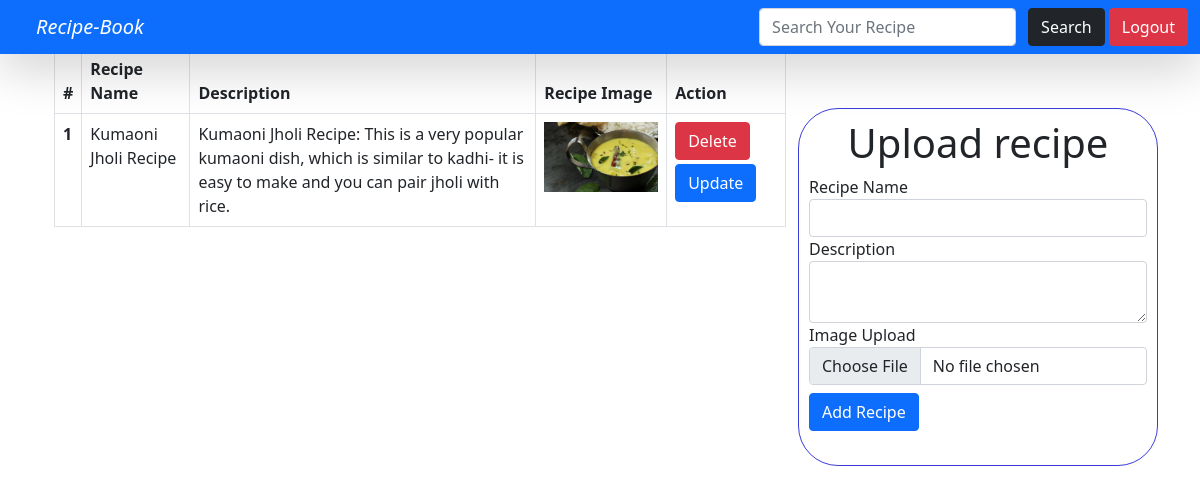
The app's page /recipe/ (signed in), older data.
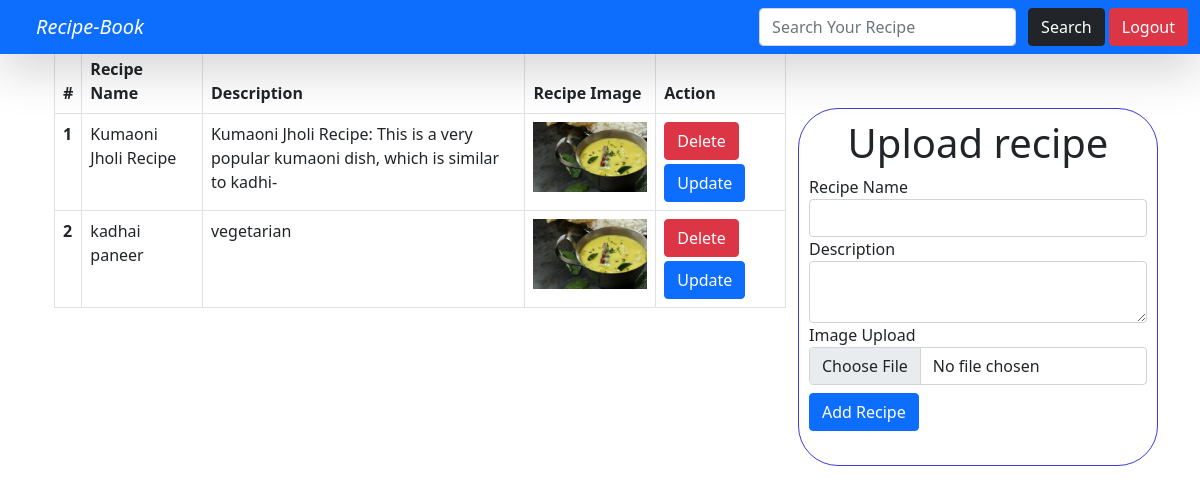
The same page, newer data.
### recipebook/models.py (models this page shows)
class recipes(models.Model):
    User = models.ForeignKey(User , on_delete=models.SET_NULL,null=True,blank=True)
    title = models.CharField(max_length=255)
    description = models.TextField()
    image= models.ImageField(upload_to="img")
    created_at = models.DateTimeField(auto_now_add=True)

### recipebook/views.py (the view, shortened to what this page needs)
# urls.py: path('recipe/',recipe),
@login_required(login_url="/login/")
def recipe(request):
    queryset=recipes.objects.all()
    if request.GET.get('search'):
        queryset=queryset.filter(title__icontains=request.GET.get("search"))
    context={'recipe':queryset}
    return render(request,"index.html",context)

### recipebook/templates/index.html (shortened to what this page needs)
<!DOCTYPE html>
<html lang="en">
<head>
    <link rel="stylesheet" href="https://cdn.jsdelivr.net/npm/bootstrap@5.0.0-alpha2/dist/css/bootstrap.min.css">
</head>
<body>
    <div class="container">
    <nav class="navbar fixed-top navbar-expand-lg navbar-dark bg-primary shadow-lg">
        <div class="container-fluid">
          <i><a href="/recipe/" class="navbar-brand text-white  mx-4">Recipe-Book</a></i>
          <form class="d-flex" role="search">
            <input class="form-control me-2" type="search" placeholder="Search Your Recipe" name="search" aria-label="Search">
            <button class="btn btn-dark mx-1" type="submit">Search</button>
            {% if request.user.is_authenticated %}
            <a href="/login" class="btn btn-danger">Logout</a>
            {% else %}
            <a href="/login" class="btn btn-success">Login</a>
            {% endif %}
          </form>
        </div>
      </nav>
            <div class="sta col-md-6 col-lg-12 col-sm-4 col-12 mt-5">
                <div class="custom-box float-end">
                    <h1 class="text-center ">Upload recipe</h1>
                    <form class="mb-4" method="POST" enctype="multipart/form-data">
                        <div class="form-group">
                            <label for="title">Recipe Name</label>
                            <input type="text" id="title" name="title" class="form-control" required>
                        </div>
                        <div class="form-group ">
                            <label for="description">Description</label>
                            <textarea id="description" name="description" class="form-control" required></textarea>
                        </div>
                        <div class="form-group ">
                            <label for="img">Image Upload</label>
                            <input type="file" id="img" name="img" class="form-control" required>
                        </div>
                        <div class="btnn">
                            <button class="btn btn-primary mt-2 " type="submit">Add Recipe</button>
                        </div>
                        </div>
                </div>
            </div>
        <div class="container mt-2 col-md-6 col-lg-12 col-sm-3 col-12">
            <div class="row">
                <div class="">
                    <table class="table table-bordered">
                        <thead>
                            <tr>
                                <th scope="col">#</th>
                                <th scope="col">Recipe Name</th>
                                <th scope="col">Description</th>
                                <th scope="col">Recipe Image</th>
                                <th scope="col">Action</th>
                            </tr>
                        </thead>
                        <tbody>
                            {% for recipe_item in recipe %}
                            <tr>
                                <th scope="row">{{ forloop.counter }}</th>
                                <td>{{ recipe_item.title }}</td>
                                <td>{{ recipe_item.description }}</td>
                                <td>
                                    <img src="/media/{{ recipe_item.image }}" alt="" height="70px" >
                                </td>
                                <td>
                                   <a href="/delete/{{ recipe_item.id }}/" class="btn btn-danger">Delete</a>
                                   <a href="/update/{{ recipe_item.id }}/" class="btn btn-primary mt-1">Update</a>
                                </td>
                            </tr>
                            {% endfor %}
                        </tbody>
                    </table>
                </div>
            </div>
        </div>

### recipebook/templates/index.html (style rules this page uses)
.custom-box { border: 1px solid #3c3cdd; padding: 10px; border-radius: 40px; position:relative; margin-top: 60px; }

Row changes from the older to the newer data that the page shows:
changed recipes "Kumaoni Jholi Recipe": description "Kumaoni Jholi Recipe: This is a very popular kumaoni dish, which is similar to kadhi- it is easy to make and you can pair jholi with rice." → "Kumaoni Jholi Recipe: This is a very popular kumaoni dish, which is similar to kadhi-"
added recipes: title "kadhai paneer", description "vegetarian", image (picture)
